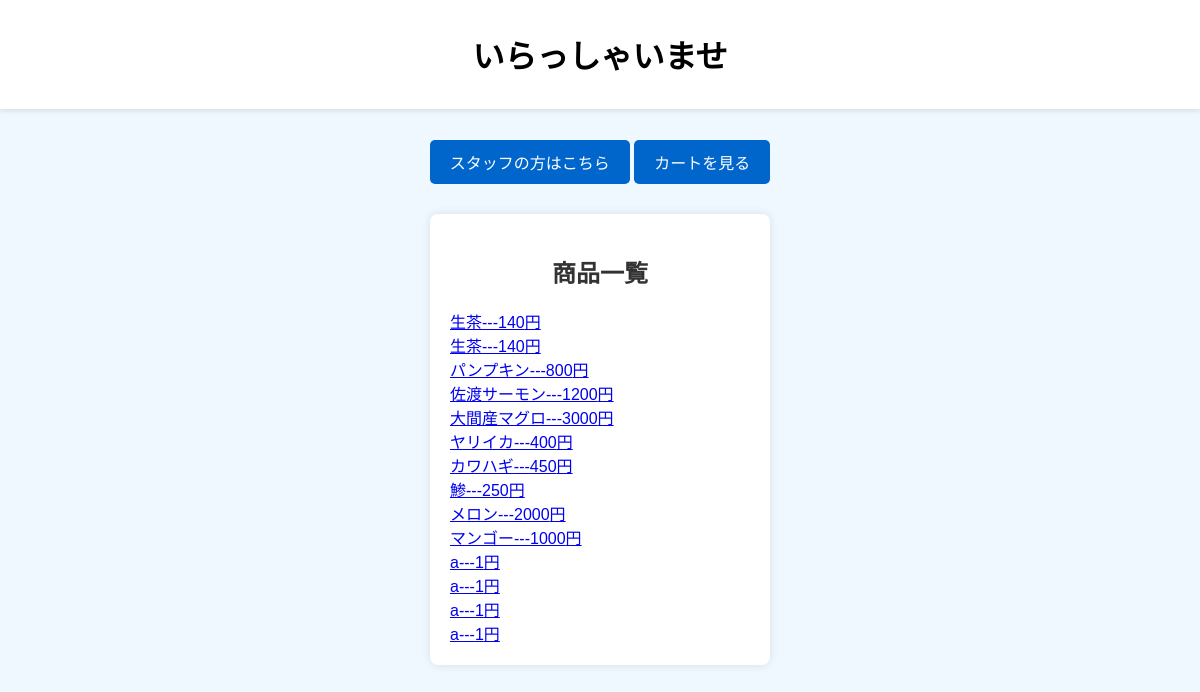
The page / on the database its author committed.
### htdocs/index.php (the view, shortened to what this page needs)
<!DOCTYPE html>
<html>
<head>
<link rel="stylesheet" href="style.css">
</head>
<body>
<div class="header">
    <h1>いらっしゃいませ</h1>
    </div>
	<div class="link">
	<a href="login.php"class=nav>スタッフの方はこちら</a>
	<a href="shop_cartlook.php"class=nav>カートを見る</a>
	</div>
    <div class="formtop">
        <h2>商品一覧</h2>
<?php
try
{
require 'db.php';
$sql='SELECT code,name,price FROM 在庫管理 WHERE 1';
$stmt=$db->prepare($sql);
$stmt->execute();
while(true)
{
	$rec=$stmt->fetch(PDO::FETCH_ASSOC);
	if($rec==false)
	{
		break;
	}
	print '<a href="shop_product.php?procode='.$rec['code'].'">';
	print $rec['name'].'---';
	print $rec['price'].'円';
	print '</a>';
	print '<br />';
}
}
catch (Exception $e)
{
	 print 'ただいま障害により大変ご迷惑をお掛けしております。';
	 exit();
}
?>
</body>
</html>

### htdocs/style.css (style rules this page uses)
body { font-family: Arial, sans-serif; background-color: #f0f8ff; margin: 0; padding: 20px; display: flex; flex-direction: column; align-items: center; height: 100vh; }
.header { width: 100%; background-color: #ffffff; text-align: center; padding: 10px 0; box-shadow: 0 2px 5px rgba(0, 0, 0, 0.1); position: fixed; top: 0; z-index: 100; }
.formtop { width: 300px; padding: 20px; background-color: #ffffff; box-shadow: 0 0 10px rgba(0, 0, 0, 0.1); border-radius: 8px; margin-top: 30px; }
.formtop h2 { text-align: center; color: #333333; }
.nav { display: inline-block; padding: 10px 20px; background-color: #0066cc; color: #ffffff; text-decoration: none; border: none; border-radius: 5px; cursor: pointer; transition: background-color 0.3s; margin-top: 50px; }
.link { margin-top: 70px; }

### rows shown on the page
在庫管理: name "生茶", price "140"
在庫管理: name "生茶", price "140"
在庫管理: name "パンプキン", price "800"
在庫管理: name "佐渡サーモン", price "1200"
在庫管理: name "大間産マグロ", price "3000"
在庫管理: name "ヤリイカ", price "400"
在庫管理: name "カワハギ", price "450"
在庫管理: name "鯵", price "250"
在庫管理: name "メロン", price "2000"
在庫管理: name "マンゴー", price "1000"
在庫管理: name "a", price "1"
在庫管理: name "a", price "1"
在庫管理: name "a", price "1"
在庫管理: name "a", price "1"
